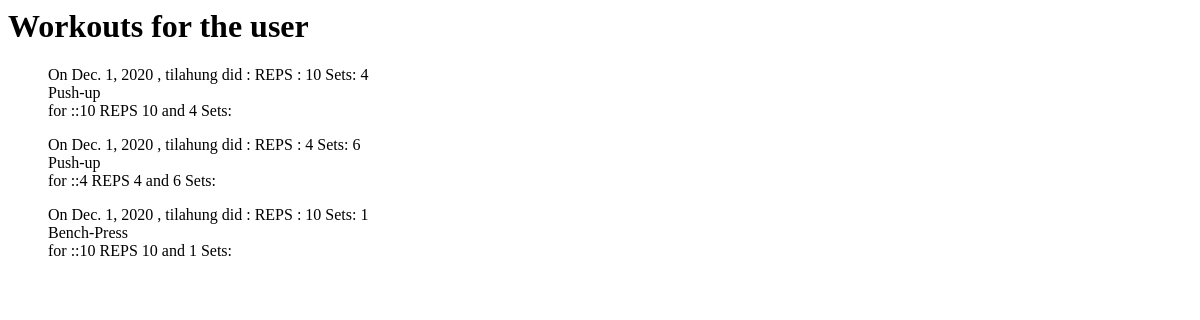
Page /gym_bro/program/1 on the earlier database version.
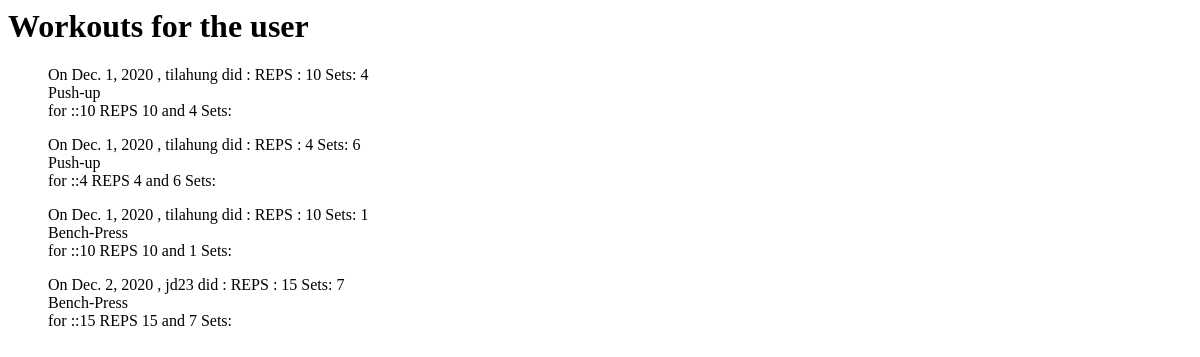
Same page on the later database version.
### gym_bro/models.py (models this page shows, shortened)
class Program(models.Model):
    user = models.ForeignKey('User', on_delete=models.CASCADE)
    excercises = models.ForeignKey(Workout, on_delete=models.CASCADE)
    reps = models.IntegerField (blank=True)
    sets = models.IntegerField (blank=True) #is there a way to add numeric feilds ?
    date = models.DateField (blank=True,default=datetime.date.today)

class User(models.Model):
    first_name = models.TextField(blank=True)
    last_name = models.TextField(blank=True)
    user_name = models.TextField(blank=True)
    def __str__ (self):
        return f'{self.user_name}'

class Workout(models.Model):
    name = models.TextField(blank=True)
    description = models.TextField(blank=True)
    image_url = models.URLField(blank=True)
    def __str__ (self):
        return f'{self.name}'

### gym_bro/views.py (the view)
class ProgramPageView (ListView):
    model = Program  #retrive the program objects from database
    template_name = "gym_bro/program.html" # delegate display to this url
    context_object_name = "program" #use this variable name to call objects in the template

### gym_bro/templates/gym_bro/program.html (shortened to what this page needs)
<html>
<h1>Workouts for the user {{program.user}}</h1>
<ul>
{% for p in program %}
On {{p.date}} , {{p.user}} did : REPS : {{p.reps}} Sets: {{p.sets}}
<br>
{{p.excercises}}
<br>
for ::{{p.reps}} REPS {{p.reps}} and {{p.sets}} Sets:
<br>
{% endfor %}
</ul>
</html>

Differences in the rows shown:
added Program: date "Dec. 2, 2020", user "jd23", reps "15", sets "7", excercises "Bench-Press"
